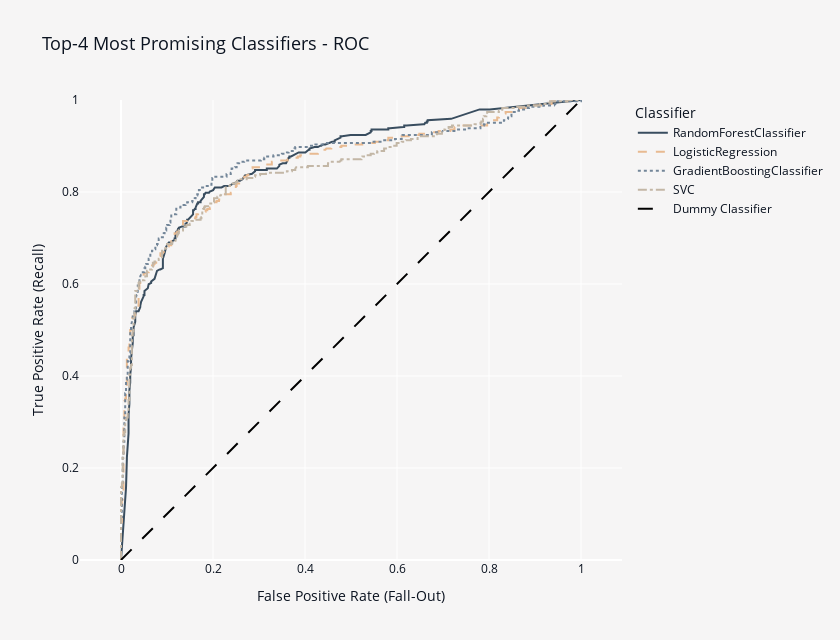

Write notebook code for a chart like this one.
### Markdown cell above
<p style="
    font-size: 20px;
    font-family: 'JetBrains Mono';
    border-bottom: 3px solid #e8ba91;
">
    <b>Notes</b> 📜
</p>

<ul style="
    font-size: 16px;
    font-family: 'JetBrains Mono';
    margin-left: 8px;
    margin-right: 8px;
">
   <li>As in the previous note, we see here that both <code>GradientBoostingClassifier</code> and <code>SVC</code> handle well with the negative class. However, <code>SVC</code> doesn't cope with the positive one.</li>
</ul>

<p style="
    font-size: 20px;
    font-family: 'JetBrains Mono';
    border-bottom: 3px solid #e8ba91;
">
    <b>Next Steps</b> 🕵
</p>

<ul style="
    font-size: 16px;
    font-family: 'JetBrains Mono';
    margin-left: 8px;
    margin-right: 8px;
">
    <li>Let's see ROC curves yet.</li>
</ul>

### Code cell
fig = go.Figure()

for scores, style, color in zip(
    (rf_scores, lr_scores, gb_scores, sv_scores),
    ("solid", "dash", "dot", "dashdot"),
    ("#394d5f", "#e8ba91", "#738699", "#c3b7a6"),
):
    fig.add_trace(
        go.Scatter(
            x=scores["FPR-TPR-Threshold"][0],
            y=scores["FPR-TPR-Threshold"][1],
            name=scores["Classifier"],
            line=dict(dash=style, color=color),
        )
    )

fig.add_trace(
    go.Scatter(
        x=[0, 1],
        y=[0, 1],
        name="Dummy Classifier",
        mode="lines",
        line=dict(dash="longdash", color="black"),
    )
)

fig.update_layout(
    font_color=FONT_COLOR,
    title="Top-4 Most Promising Classifiers - ROC",
    title_font_size=18,
    plot_bgcolor=BACKGROUND_COLOR,
    paper_bgcolor=BACKGROUND_COLOR,
    xaxis=dict(
        scaleanchor="y",
        scaleratio=1,
        range=(0, 1),
        title="False Positive Rate (Fall-Out)",
    ),
    yaxis=dict(
        scaleanchor="x",
        scaleratio=1,
        range=(0, 1),
        title="True Positive Rate (Recall)",
    ),
    legend=dict(title="Classifier"),
    height=640,
    width=840,
)
fig.show()

### Figure 1 — Plotly figure (JSON) as saved in the notebook; plotly's stock layout.template omitted (floating-point values rounded to 4 significant figures; data arrays with more than 128 entries replaced by an {"elided": "..."} marker saying what was removed)
{"data": [{"line": {"color": "#394d5f", "dash": "solid"}, "name": "RandomForestClassifier", "type": "scatter", "x": {"elided": "205 float values"}, "y": {"elided": "205 float values"}}, {"line": {"color": "#e8ba91", "dash": "dash"}, "name": "LogisticRegression", "type": "scatter", "x": {"elided": "261 float values"}, "y": {"elided": "261 float values"}}, {"line": {"color": "#738699", "dash": "dot"}, "name": "GradientBoostingClassifier", "type": "scatter", "x": {"elided": "283 float values"}, "y": {"elided": "283 float values"}}, {"line": {"color": "#c3b7a6", "dash": "dashdot"}, "name": "SVC", "type": "scatter", "x": {"elided": "259 float values"}, "y": {"elided": "259 float values"}}, {"line": {"color": "black", "dash": "longdash"}, "mode": "lines", "name": "Dummy Classifier", "type": "scatter", "x": [0, 1], "y": [0, 1]}], "layout": {"font": {"color": "#0b1320"}, "height": 640, "legend": {"title": {"text": "Classifier"}}, "paper_bgcolor": "#F6F5F5", "plot_bgcolor": "#F6F5F5", "title": {"font": {"size": 18}, "text": "Top-4 Most Promising Classifiers - ROC"}, "width": 840, "xaxis": {"range": [0, 1], "scaleanchor": "y", "scaleratio": 1, "title": {"text": "False Positive Rate (Fall-Out)"}}, "yaxis": {"range": [0, 1], "scaleanchor": "x", "scaleratio": 1, "title": {"text": "True Positive Rate (Recall)"}}}}
